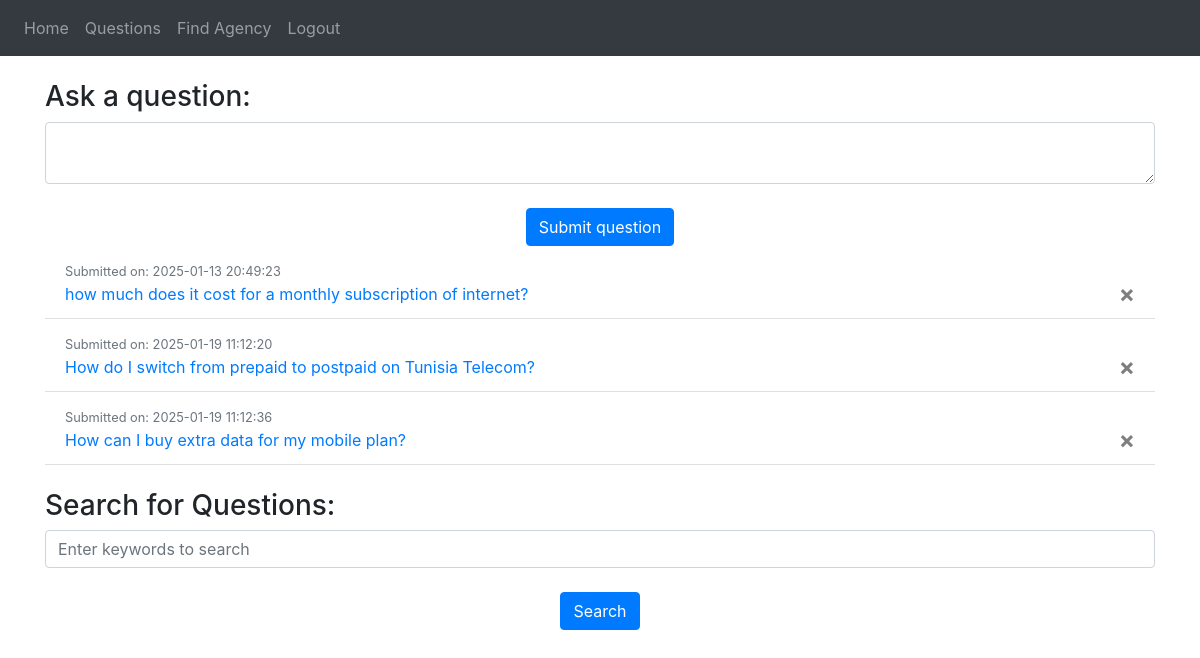
The page /questions (signed in) on the database its author committed.
### configuration/models.py (models this page shows)
class Question(db.Model):
    __tablename__ = 'question'
    id = db.Column(db.Integer, primary_key=True)
    userId = db.Column(db.Integer, db.ForeignKey('user.id'), nullable=False)
    content = db.Column(db.Text, nullable=False)
    submittedAt = db.Column(db.DateTime, default=func.now(), nullable=False)
    user = db.relationship('User', back_populates='questions')
    answers = db.relationship('Answer', back_populates='question', cascade='all, delete-orphan')

### configuration/blueprint.py (the view, shortened to what this page needs)
@blp.route('/questions', methods=['GET', 'POST'])
@login_required
def questions():
    keyword = request.args.get('keyword', '')
    questions = []
    if keyword:
        questions = Question.query.filter(Question.content.ilike(f'%{keyword}%')).all()
    return render_template("questions.html", user=current_user, questions=questions, keyword=keyword)

### configuration/__init__.py (called while the page is built)
def create_application():
    app = Flask(__name__)
    app.config['SECRET_KEY'] = 'TTapp'
    app.config['SQLALCHEMY_DATABASE_URI'] = f'sqlite:///{DB_NAME}'
    db.init_app(app)
    app.register_blueprint(blp, url_prefix='/')
    app.register_blueprint(apiblp)
    login_manager = LoginManager()
    login_manager.login_view = 'blp.login'
    login_manager.init_app(app)
    @login_manager.user_loader
    def load_user(id):
        return User.query.get(int(id))
    return app

### configuration/templates/questions.html (shortened to what this page needs)
{% extends "theme.html" %}
{% block content %}
<h3 align="left">Ask a question:</h3>
<form method="POST">
    <textarea name="question" id="question" class="form-control"></textarea>
    <br />
    <div align="center">
      <button type="submit" class="btn btn-primary">Submit question</button>
    </div>
  </form>
<ul class="list-group list-group-flush" id="questions">
  {% for question in user.questions %}
    <li class="list-group-item">
        <small class="text-muted">
            Submitted on: {{ question.submittedAt.strftime('%Y-%m-%d %H:%M:%S') }}
        </small>
        <br />
        <a href="{{ url_for('blp.answers', question_id=question.id) }}">{{ question.content }}</a>
        <button type="button" class="close" onClick="deleteQuestion({{ question.id }})">
            <span aria-hidden="true">&times;</span>
          </button>
    </li>
  {% endfor %}
</ul>
<br>
<h3 align="left">Search for Questions:</h3>
<form method="GET" action="{{ url_for('blp.questions') }}">
    <input type="text" name="keyword" class="form-control" placeholder="Enter keywords to search">
    <br />
    <div align="center">
        <button type="submit" class="btn btn-primary">Search</button>
    </div>
</form>
{% endblock %}

### rows shown on the page
Question: submittedAt "2025-01-13 20:49:23", content "how much does it cost for a monthly subscription of internet?"
Question: submittedAt "2025-01-19 11:12:20", content "How do I switch from prepaid to postpaid on Tunisia Telecom?"
Question: submittedAt "2025-01-19 11:12:36", content "How can I buy extra data for my mobile plan?"
